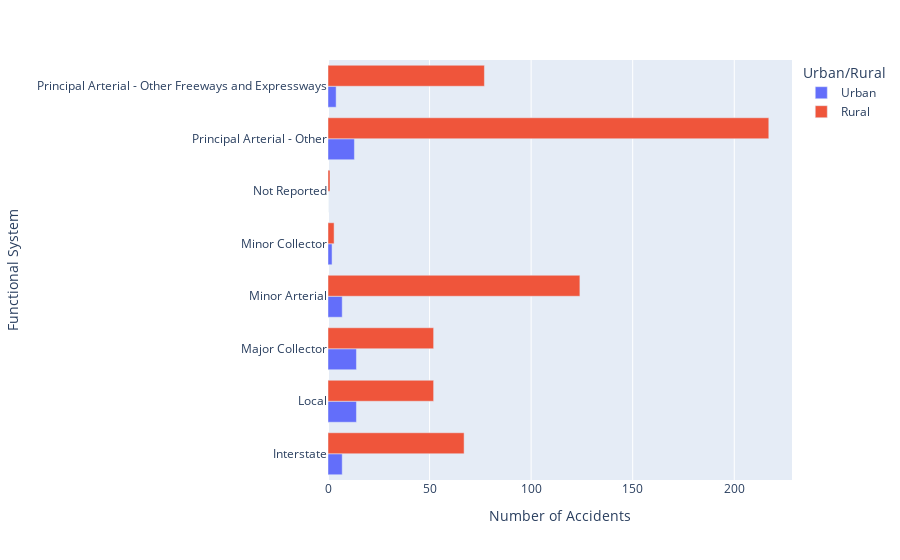

Notebook code cell kept with this figure:
### Code cell
# Make this horizontal bar
# Group the data by urban/rural and road type and compute the total accidents for each group
func_ru_grouped = filtered_data.groupby(['FUNC_SYSNAME', 'RUR_URB']).size().unstack(fill_value=0)

# Reset index
func_ru_grouped = func_ru_grouped.reset_index()

# Melt the dataframe
melted_data = func_ru_grouped.melt(id_vars='FUNC_SYSNAME', var_name='Urban/Rural', value_name='Number of Accidents')

# Create an interactive grouped bar plot using plotly express
fig = px.bar(melted_data, y='FUNC_SYSNAME', x='Number of Accidents', color='Urban/Rural',
             #title='Total Number of Accidents by Road Type and Urban/Rural Areas',
             labels={'FUNC_SYSNAME': 'Functional System', 'Number of Accidents': 'Number of Accidents'},
             barmode='group')  # Display bars for urban and rural areas side by side

# Update x-axis tick labels
func_sysname_map = {
    "Principal Arterial-Interstate": "Interstate",
    "Principal Arterial-Other": "Other Principal Arterials",
    "Minor Arterial": "Minor Arterial",
    "Major Collector": "Major Collector",
    "Minor Collector": "Minor Collector",
    "Local Road or Street": "Local Road or Street",
    "Principal Arterial-Other Freeways and Expressways": "Other Freeways"  # Updated label
}
fig.update_xaxes(categoryorder="total ascending", categoryarray=[func_sysname_map[i] for i in func_sysname_map])

# Update legend title
fig.update_layout(legend_title_text='Urban/Rural')
fig.for_each_trace(lambda trace: trace.update(name='Urban' if trace.name == '1' else 'Rural'))# Show plot

# Show plot
fig.show()

### Figure 1 — Plotly figure (JSON) as saved in the notebook; plotly's stock layout.template omitted (floating-point values rounded to 4 significant figures)
{"data": [{"alignmentgroup": "True", "hovertemplate": "Urban/Rural=1<br>Number of Accidents=%{x}<br>Functional System=%{y}<extra></extra>", "legendgroup": "1", "marker": {"color": "#636efa", "pattern": {"shape": ""}}, "name": "Urban", "offsetgroup": "1", "orientation": "h", "showlegend": true, "textposition": "auto", "type": "bar", "x": [7, 14, 14, 7, 2, 0, 13, 4], "xaxis": "x", "y": ["Interstate", "Local", "Major Collector", "Minor Arterial", "Minor Collector", "Not Reported", "Principal Arterial - Other", "Principal Arterial - Other Freeways and Expressways"], "yaxis": "y"}, {"alignmentgroup": "True", "hovertemplate": "Urban/Rural=2<br>Number of Accidents=%{x}<br>Functional System=%{y}<extra></extra>", "legendgroup": "2", "marker": {"color": "#EF553B", "pattern": {"shape": ""}}, "name": "Rural", "offsetgroup": "2", "orientation": "h", "showlegend": true, "textposition": "auto", "type": "bar", "x": [67, 52, 52, 124, 3, 1, 217, 77], "xaxis": "x", "y": ["Interstate", "Local", "Major Collector", "Minor Arterial", "Minor Collector", "Not Reported", "Principal Arterial - Other", "Principal Arterial - Other Freeways and Expressways"], "yaxis": "y"}], "layout": {"barmode": "group", "legend": {"title": {"text": "Urban/Rural"}, "tracegroupgap": 0}, "margin": {"t": 60}, "xaxis": {"anchor": "y", "categoryarray": ["Interstate", "Other Principal Arterials", "Minor Arterial", "Major Collector", "Minor Collector", "Local Road or Street", "Other Freeways"], "categoryorder": "total ascending", "domain": [0, 1], "title": {"text": "Number of Accidents"}}, "yaxis": {"anchor": "x", "domain": [0, 1], "title": {"text": "Functional System"}}}}
